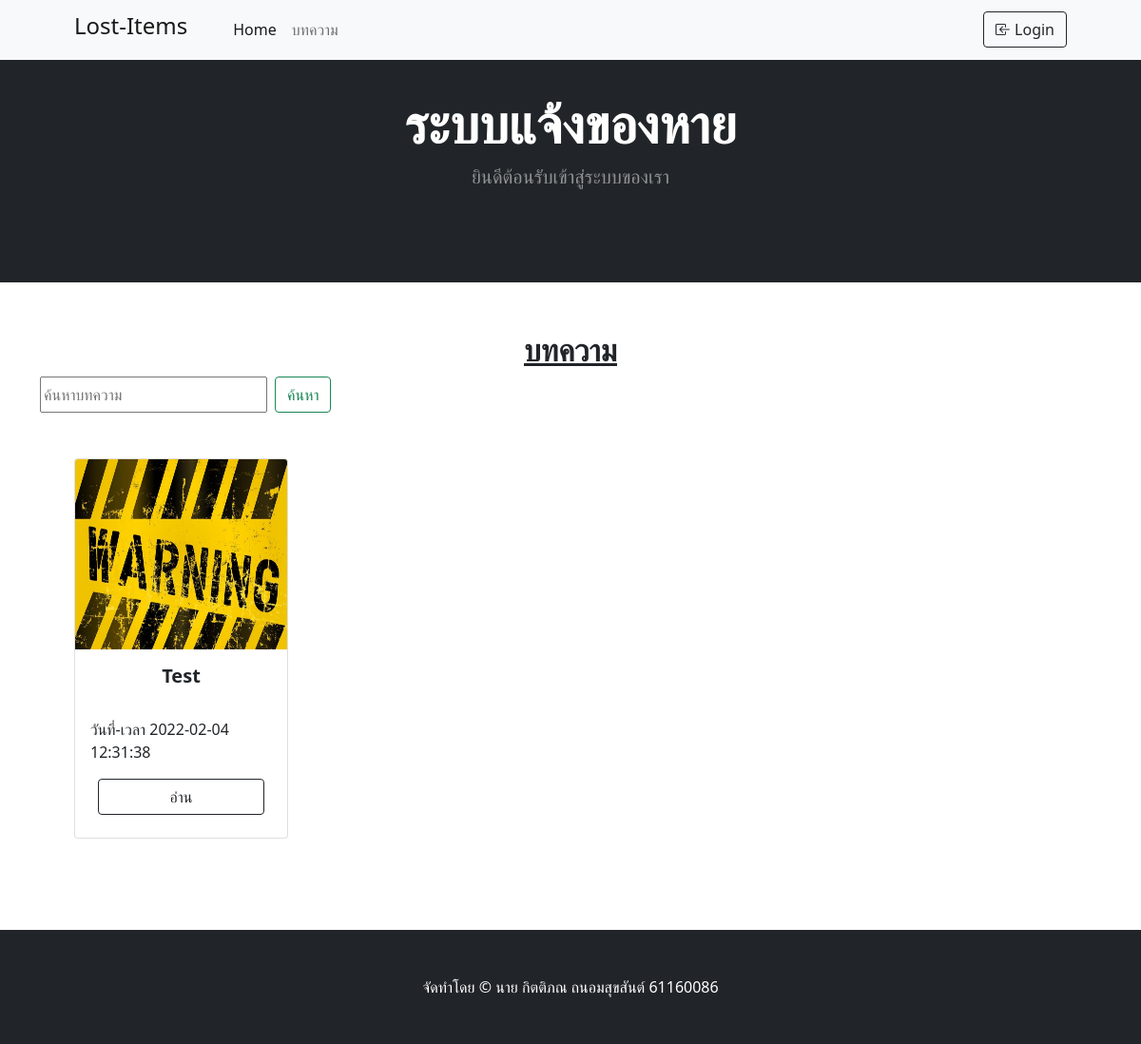
/admin/index-articles.php, run on the app's committed database.
### tables this page shows
CREATE TABLE `articles` (
  `ID_articles` int(11) NOT NULL,
  `authors_id` int(10) NOT NULL,
  `image` varchar(1000) NOT NULL,
  `title` varchar(250) NOT NULL,
  `body` varchar(10000) NOT NULL,
  `date` timestamp NOT NULL DEFAULT current_timestamp() ON UPDATE current_timestamp()
);

### admin/index-articles.php (the view, shortened to what this page needs)
<!DOCTYPE html>
<html lang="en">
    <head>
        <link href="https://cdn.jsdelivr.net/npm/bootstrap-icons@1.5.0/font/bootstrap-icons.css" rel="stylesheet" />
        <link href="../css/styles.css" rel="stylesheet" />
    </head>
    <body >
        <nav class="navbar navbar-expand-lg navbar-light bg-light fixed-top">
            <div class="container px-4 px-lg-5">
                <a class="navbar-brand" href="#!"><h4>Lost-Items</h4></a>
                <div class="collapse navbar-collapse" id="navbarSupportedContent">
                    <ul class="navbar-nav me-auto mb-2 mb-lg-0 ms-lg-4">
                        <li class="nav-item"><a class="nav-link active" aria-current="page" href="../index.php">Home</a></li>
                        <li class="nav-item"><a class="nav-link" href="index-articles.php">บทความ</a></li>
                    </ul>
                    <?php
                        if (isset($_SESSION['loggedin'])) { $user_id = $_SESSION['user_id']; ?>
                    <form class="d-flex" action="../user_info.php">
                        <button class="btn btn-outline-dark"  type="submit">
                        <i class="bi bi-people-fill"></i>
                            บัญชี
                       </button>
                    </form>
                    &nbsp;
                    <form class="d-flex" action="../db/logout.php">
                        <button class="btn btn-outline-danger"  type="submit">
                        <i class="bi bi-box-arrow-in-left"></i>
                            Logout
                         </button>
                    </form>
                    <?php
                    } else { ?>
                         <form class="d-flex" action="../login.php">
                        <button class="btn btn-outline-dark"  type="submit">
                        <i class="bi bi-box-arrow-in-left"></i>
                            Login
                        </button>
                    </form>
                    <?php
                    }
                    ?>
                </div>
            </div>
        </nav>
        <header class="bg-dark  py-5" id="header" >
            <div class="container px-4  px-lg-5 my-5">
                <div class="text-center text-white">
                    <h1 class="display-4 fw-bolder">ระบบแจ้งของหาย</h1>
                    <p class="lead fw-normal text-white-50 mb-0">ยินดีต้อนรับเข้าสู่ระบบของเรา</p>
                </div>
           </div>
      </header>
        <section class="py-5">
        <div class="container ">
        <h2 align='center'><i class='fas fa-user' style='font-size:36px'></i><b><u> บทความ</b></u></h2>
        <?php $q = (isset($_GET['q']) ? $_GET['q'] : ''); ?>
        <form action="index-articles.php" method="get" class="d-flex">
          <input class="me-2" type="text" name="q" placeholder="ค้นหาบทความ">
          <button class="btn btn-outline-success" type="submit">ค้นหา</button>
        </form>
         </div>
<?php
if($q==''){
      require_once('../db/connection.php');
      $mysqli = new mysqli($db_host, $db_user, $db_password, $db_name);
      $mysqli->set_charset("utf8");
      $sql = "SELECT *
         FROM articles il INNER JOIN users u
       ON authors_id = u.ID_users
        ORDER BY date DESC";
      $result = $mysqli->query($sql);
      if (!$result) {
        echo ("Error: ". $mysqli->error);
      } else {
      ?>
    <div class="container px-4 px-lg-5 mt-5">
    <div class="row gx-4 gx-lg-5 row-cols-2 row-cols-md-3 row-cols-xl-4 justify-content-left">
      <?php while($row = $result->fetch_object()){ ?>
                 <div class="col mb-5">
                        <div class="card h-100">
                            <img class="card-img-top" style="width:300;height:200px;"src="../upload/<?php echo $row->image ?>" alt="..." />
                            <div class="card-body ">
                                <div class="text-center">
                                    <h5 class="fw-bolder"><?php echo $row->title ?></h5>
                                </div>
                                <br>
                                <div class="text-left">
                                   วันที่-เวลา <?php echo $row->date ?>
                                </div>
                            </div>
                            <div class="card-footer p-4 pt-0 border-top-0 bg-transparent">
                                <div class="text-center"><a class="btn btn-outline-dark mt-auto container" href="articles_detail.php?id=<?php echo $row->ID_articles?>">อ่าน</a></div>
                            </div>
                        </div>
                    </div>
      <?php
      }
      ?>
      <?php
    }
}else if($q!=''){
     require_once('../db/connection.php');
     $mysqli = new mysqli($db_host, $db_user, $db_password, $db_name);
     $mysqli->set_charset("utf8");
     if ($mysqli->connect_errno) {
     echo "Failed to connect to MySQL: (" . $mysqli->connect_errno . ") " . $mysqli->connect_error;
     } else {
     }
     $sql = "SELECT *
       FROM articles il INNER JOIN users u
       ON authors_id = u.ID_users
       WHERE title LIKE '%$q%' OR date LIKE '%$q%'
       ORDER BY date DESC";
     $result = $mysqli->query($sql);
     if (!$result) {
       echo ("Error: ". $mysqli->error);
     } else {
     ?>
     <div class="container px-4 px-lg-5 mt-5">
    <div class="row gx-4 gx-lg-5 row-cols-2 row-cols-md-3 row-cols-xl-4 justify-content-left">
     <?php while($row = $result->fetch_object()){ ?>
         <div class="col mb-5">
                        <div class="card h-100">
                            <img class="card-img-top" style="width:300;height:200px;"src="../upload/<?php echo $row->image ?>" alt="..." />
                            <div class="card-body ">
                                <div class="text-center">
                                    <h5 class="fw-bolder"><?php echo $row->title ?></h5>
                                </div>
                                <div class="text-left">
                                   วันที่-เวลา <?php echo $row->date ?>
                                </div>
                            </div>
                            <div class="card-footer p-4 pt-0 border-top-0 bg-transparent">
                                <div class="text-center"><a class="btn btn-outline-dark mt-auto" href="articles_detail.php?id=<?php echo $row->ID_articles?>">รายละเอียด</a></div>
                            </div>
                        </div>
                    </div>
            <?php
            }
            ?>
            <?php
     }
            }
?>
        </section>
        <footer class="py-5 bg-dark">
            <div class="container"><p class="m-0 text-center text-white">จัดทำโดย &copy; นาย กิตติภณ ถนอมสุขสันต์ 61160086</p></div>
        </footer>
    </body>
</html>

### data on the page
articles: image (picture), title "Test", date "2022-02-04 12:31:38"
